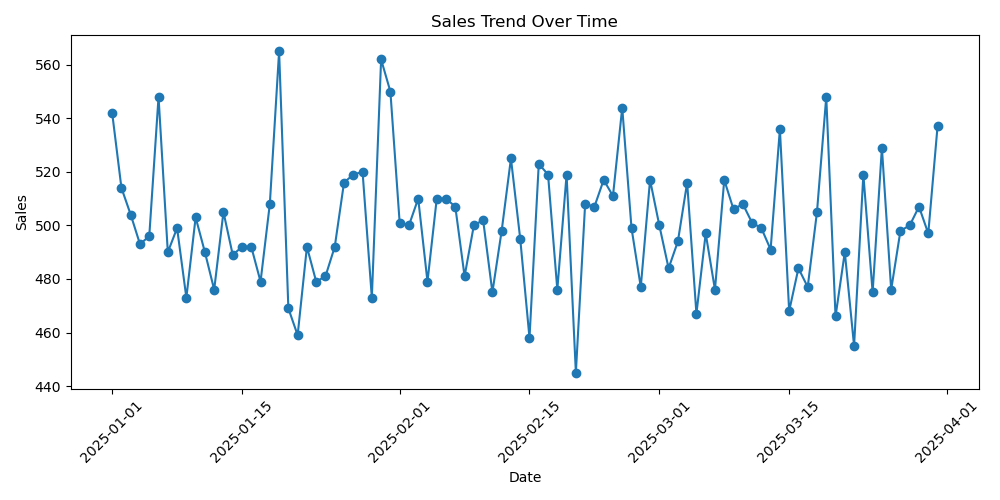

Generate this figure with Python:
import matplotlib.pyplot as plt
import pandas as pd

def plot_sales_trend(df):
    sales_trend = df.groupby('date')['sales'].sum()
    plt.figure(figsize=(10,5))
    plt.plot(sales_trend.index, sales_trend.values, marker='o', linestyle='-')
    plt.title("Sales Trend Over Time")
    plt.xlabel("Date")
    plt.ylabel("Sales")
    plt.xticks(rotation=45)
    plt.tight_layout()
    plt.savefig("sales_trend.png")
    plt.close()
